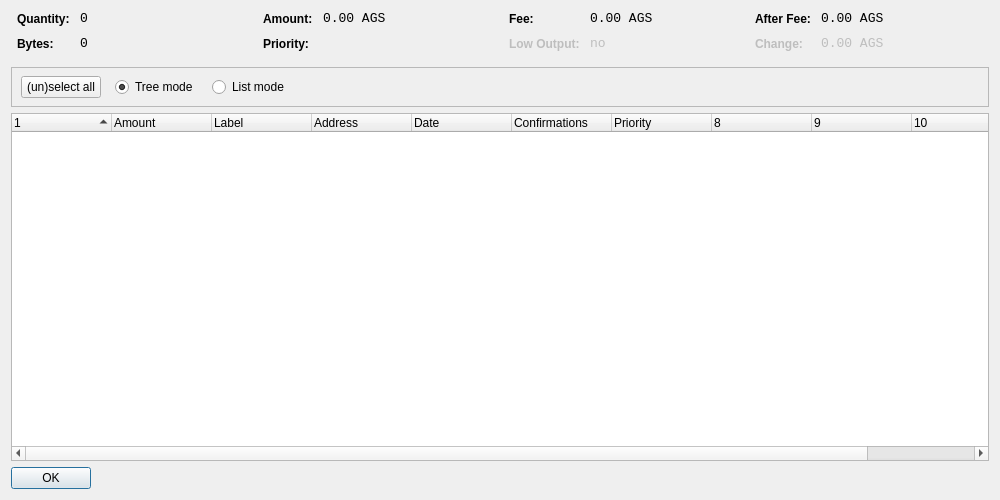
<?xml version="1.0" encoding="UTF-8"?>
<ui version="4.0">
 <class>CoinControlDialog</class>
 <widget class="QDialog" name="CoinControlDialog">
  <property name="geometry">
   <rect>
    <x>0</x>
    <y>0</y>
    <width>1000</width>
    <height>500</height>
   </rect>
  </property>
  <property name="windowTitle">
   <string>Coin Control</string>
  </property>
  <layout class="QVBoxLayout" name="verticalLayout">
   <item>
    <layout class="QHBoxLayout" name="horizontalLayoutTop" stretch="0,0,0,0">
     <property name="topMargin">
      <number>0</number>
     </property>
     <property name="bottomMargin">
      <number>10</number>
     </property>
     <item>
      <layout class="QFormLayout" name="formLayoutCoinControl1">
       <property name="horizontalSpacing">
        <number>10</number>
       </property>
       <property name="verticalSpacing">
        <number>10</number>
       </property>
       <property name="leftMargin">
        <number>6</number>
       </property>
       <property name="rightMargin">
        <number>6</number>
       </property>
       <item row="0" column="0">
        <widget class="QLabel" name="labelCoinControlQuantityText">
         <property name="styleSheet">
          <string notr="true">font-weight:bold;</string>
         </property>
         <property name="text">
          <string>Quantity:</string>
         </property>
        </widget>
       </item>
       <item row="0" column="1">
        <widget class="QLabel" name="labelCoinControlQuantity">
         <property name="font">
          <font>
           <family>Monospace</family>
           <pointsize>10</pointsize>
          </font>
         </property>
         <property name="cursor">
          <cursorShape>IBeamCursor</cursorShape>
         </property>
         <property name="contextMenuPolicy">
          <enum>Qt::ActionsContextMenu</enum>
         </property>
         <property name="text">
          <string notr="true">0</string>
         </property>
         <property name="textInteractionFlags">
          <set>Qt::LinksAccessibleByMouse|Qt::TextSelectableByKeyboard|Qt::TextSelectableByMouse</set>
         </property>
        </widget>
       </item>
       <item row="1" column="0">
        <widget class="QLabel" name="labelCoinControlBytesText">
         <property name="styleSheet">
          <string notr="true">font-weight:bold;</string>
         </property>
         <property name="text">
          <string>Bytes:</string>
         </property>
        </widget>
       </item>
       <item row="1" column="1">
        <widget class="QLabel" name="labelCoinControlBytes">
         <property name="font">
          <font>
           <family>Monospace</family>
           <pointsize>10</pointsize>
          </font>
         </property>
         <property name="cursor">
          <cursorShape>IBeamCursor</cursorShape>
         </property>
         <property name="contextMenuPolicy">
          <enum>Qt::ActionsContextMenu</enum>
         </property>
         <property name="text">
          <string notr="true">0</string>
         </property>
         <property name="textInteractionFlags">
          <set>Qt::LinksAccessibleByMouse|Qt::TextSelectableByKeyboard|Qt::TextSelectableByMouse</set>
         </property>
        </widget>
       </item>
      </layout>
     </item>
     <item>
      <layout class="QFormLayout" name="formLayoutCoinControl2">
       <property name="horizontalSpacing">
        <number>10</number>
       </property>
       <property name="verticalSpacing">
        <number>10</number>
       </property>
       <property name="leftMargin">
        <number>6</number>
       </property>
       <property name="rightMargin">
        <number>6</number>
       </property>
       <item row="0" column="0">
        <widget class="QLabel" name="labelCoinControlAmountText">
         <property name="styleSheet">
          <string notr="true">font-weight:bold;</string>
         </property>
         <property name="text">
          <string>Amount:</string>
         </property>
        </widget>
       </item>
       <item row="0" column="1">
        <widget class="QLabel" name="labelCoinControlAmount">
         <property name="font">
          <font>
           <family>Monospace</family>
           <pointsize>10</pointsize>
          </font>
         </property>
         <property name="cursor">
          <cursorShape>IBeamCursor</cursorShape>
         </property>
         <property name="contextMenuPolicy">
          <enum>Qt::ActionsContextMenu</enum>
         </property>
         <property name="text">
          <string notr="true">0.00 AGS</string>
         </property>
         <property name="textInteractionFlags">
          <set>Qt::LinksAccessibleByMouse|Qt::TextSelectableByKeyboard|Qt::TextSelectableByMouse</set>
         </property>
        </widget>
       </item>
       <item row="1" column="0">
        <widget class="QLabel" name="labelCoinControlPriorityText">
         <property name="styleSheet">
          <string notr="true">font-weight:bold;</string>
         </property>
         <property name="text">
          <string>Priority:</string>
         </property>
        </widget>
       </item>
       <item row="1" column="1">
        <widget class="QLabel" name="labelCoinControlPriority">
         <property name="font">
          <font>
           <family>Monospace</family>
           <pointsize>10</pointsize>
          </font>
         </property>
         <property name="cursor">
          <cursorShape>IBeamCursor</cursorShape>
         </property>
         <property name="contextMenuPolicy">
          <enum>Qt::ActionsContextMenu</enum>
         </property>
         <property name="text">
          <string/>
         </property>
         <property name="textInteractionFlags">
          <set>Qt::LinksAccessibleByMouse|Qt::TextSelectableByKeyboard|Qt::TextSelectableByMouse</set>
         </property>
        </widget>
       </item>
      </layout>
     </item>
     <item>
      <layout class="QFormLayout" name="formLayoutCoinControl3">
       <property name="horizontalSpacing">
        <number>10</number>
       </property>
       <property name="verticalSpacing">
        <number>10</number>
       </property>
       <property name="leftMargin">
        <number>6</number>
       </property>
       <property name="rightMargin">
        <number>6</number>
       </property>
       <item row="0" column="0">
        <widget class="QLabel" name="labelCoinControlFeeText">
         <property name="styleSheet">
          <string notr="true">font-weight:bold;</string>
         </property>
         <property name="text">
          <string>Fee:</string>
         </property>
        </widget>
       </item>
       <item row="0" column="1">
        <widget class="QLabel" name="labelCoinControlFee">
         <property name="font">
          <font>
           <family>Monospace</family>
           <pointsize>10</pointsize>
          </font>
         </property>
         <property name="cursor">
          <cursorShape>IBeamCursor</cursorShape>
         </property>
         <property name="contextMenuPolicy">
          <enum>Qt::ActionsContextMenu</enum>
         </property>
         <property name="text">
          <string notr="true">0.00 AGS</string>
         </property>
         <property name="textInteractionFlags">
          <set>Qt::LinksAccessibleByMouse|Qt::TextSelectableByKeyboard|Qt::TextSelectableByMouse</set>
         </property>
        </widget>
       </item>
       <item row="1" column="0">
        <widget class="QLabel" name="labelCoinControlLowOutputText">
         <property name="enabled">
          <bool>false</bool>
         </property>
         <property name="styleSheet">
          <string notr="true">font-weight:bold;</string>
         </property>
         <property name="text">
          <string>Low Output:</string>
         </property>
        </widget>
       </item>
       <item row="1" column="1">
        <widget class="QLabel" name="labelCoinControlLowOutput">
         <property name="enabled">
          <bool>false</bool>
         </property>
         <property name="font">
          <font>
           <family>Monospace</family>
           <pointsize>10</pointsize>
          </font>
         </property>
         <property name="cursor">
          <cursorShape>IBeamCursor</cursorShape>
         </property>
         <property name="contextMenuPolicy">
          <enum>Qt::ActionsContextMenu</enum>
         </property>
         <property name="text">
          <string notr="true">no</string>
         </property>
         <property name="textInteractionFlags">
          <set>Qt::LinksAccessibleByMouse|Qt::TextSelectableByKeyboard|Qt::TextSelectableByMouse</set>
         </property>
        </widget>
       </item>
      </layout>
     </item>
     <item>
      <layout class="QFormLayout" name="formLayoutCoinControl4">
       <property name="horizontalSpacing">
        <number>10</number>
       </property>
       <property name="verticalSpacing">
        <number>10</number>
       </property>
       <property name="leftMargin">
        <number>6</number>
       </property>
       <property name="rightMargin">
        <number>6</number>
       </property>
       <item row="0" column="0">
        <widget class="QLabel" name="labelCoinControlAfterFeeText">
         <property name="styleSheet">
          <string notr="true">font-weight:bold;</string>
         </property>
         <property name="text">
          <string>After Fee:</string>
         </property>
        </widget>
       </item>
       <item row="0" column="1">
        <widget class="QLabel" name="labelCoinControlAfterFee">
         <property name="font">
          <font>
           <family>Monospace</family>
           <pointsize>10</pointsize>
          </font>
         </property>
         <property name="cursor">
          <cursorShape>IBeamCursor</cursorShape>
         </property>
         <property name="contextMenuPolicy">
          <enum>Qt::ActionsContextMenu</enum>
         </property>
         <property name="text">
          <string notr="true">0.00 AGS</string>
         </property>
         <property name="textInteractionFlags">
          <set>Qt::LinksAccessibleByMouse|Qt::TextSelectableByKeyboard|Qt::TextSelectableByMouse</set>
         </property>
        </widget>
       </item>
       <item row="1" column="0">
        <widget class="QLabel" name="labelCoinControlChangeText">
         <property name="enabled">
          <bool>false</bool>
         </property>
         <property name="styleSheet">
          <string notr="true">font-weight:bold;</string>
         </property>
         <property name="text">
          <string>Change:</string>
         </property>
        </widget>
       </item>
       <item row="1" column="1">
        <widget class="QLabel" name="labelCoinControlChange">
         <property name="enabled">
          <bool>false</bool>
         </property>
         <property name="font">
          <font>
           <family>Monospace</family>
           <pointsize>10</pointsize>
          </font>
         </property>
         <property name="cursor">
          <cursorShape>IBeamCursor</cursorShape>
         </property>
         <property name="contextMenuPolicy">
          <enum>Qt::ActionsContextMenu</enum>
         </property>
         <property name="text">
          <string notr="true">0.00 AGS</string>
         </property>
         <property name="textInteractionFlags">
          <set>Qt::LinksAccessibleByMouse|Qt::TextSelectableByKeyboard|Qt::TextSelectableByMouse</set>
         </property>
        </widget>
       </item>
      </layout>
     </item>
    </layout>
   </item>
   <item>
    <widget class="QFrame" name="frame">
     <property name="minimumSize">
      <size>
       <width>0</width>
       <height>40</height>
      </size>
     </property>
     <property name="frameShape">
      <enum>QFrame::StyledPanel</enum>
     </property>
     <property name="frameShadow">
      <enum>QFrame::Sunken</enum>
     </property>
     <widget class="QWidget" name="horizontalLayoutWidget">
      <property name="geometry">
       <rect>
        <x>10</x>
        <y>0</y>
        <width>781</width>
        <height>41</height>
       </rect>
      </property>
      <layout class="QHBoxLayout" name="horizontalLayoutPanel" stretch="0,0,0,0,0">
       <property name="spacing">
        <number>14</number>
       </property>
       <item>
        <widget class="QPushButton" name="pushButtonSelectAll">
         <property name="sizePolicy">
          <sizepolicy hsizetype="Maximum" vsizetype="Fixed">
           <horstretch>0</horstretch>
           <verstretch>0</verstretch>
          </sizepolicy>
         </property>
         <property name="text">
          <string>(un)select all</string>
         </property>
        </widget>
       </item>
       <item>
        <widget class="QRadioButton" name="radioTreeMode">
         <property name="sizePolicy">
          <sizepolicy hsizetype="Maximum" vsizetype="Fixed">
           <horstretch>0</horstretch>
           <verstretch>0</verstretch>
          </sizepolicy>
         </property>
         <property name="text">
          <string>Tree mode</string>
         </property>
         <property name="checked">
          <bool>true</bool>
         </property>
        </widget>
       </item>
       <item>
        <widget class="QRadioButton" name="radioListMode">
         <property name="sizePolicy">
          <sizepolicy hsizetype="Maximum" vsizetype="Fixed">
           <horstretch>0</horstretch>
           <verstretch>0</verstretch>
          </sizepolicy>
         </property>
         <property name="text">
          <string>List mode</string>
         </property>
        </widget>
       </item>
       <item>
        <spacer name="horizontalSpacer">
         <property name="orientation">
          <enum>Qt::Horizontal</enum>
         </property>
         <property name="sizeHint" stdset="0">
          <size>
           <width>40</width>
           <height>20</height>
          </size>
         </property>
        </spacer>
       </item>
      </layout>
     </widget>
    </widget>
   </item>
   <item>
    <widget class="CoinControlTreeWidget" name="treeWidget">
     <property name="contextMenuPolicy">
      <enum>Qt::CustomContextMenu</enum>
     </property>
     <property name="sortingEnabled">
      <bool>false</bool>
     </property>
     <property name="columnCount">
      <number>11</number>
     </property>
     <attribute name="headerShowSortIndicator" stdset="0">
      <bool>true</bool>
     </attribute>
     <attribute name="headerStretchLastSection">
      <bool>false</bool>
     </attribute>
     <column>
      <property name="text">
       <string/>
      </property>
     </column>
     <column>
      <property name="text">
       <string>Amount</string>
      </property>
     </column>
     <column>
      <property name="text">
       <string>Label</string>
      </property>
     </column>
     <column>
      <property name="text">
       <string>Address</string>
      </property>
     </column>
     <column>
      <property name="text">
       <string>Date</string>
      </property>
     </column>
     <column>
      <property name="text">
       <string>Confirmations</string>
      </property>
      <property name="toolTip">
       <string>Confirmed</string>
      </property>
     </column>
     <column>
      <property name="text">
       <string>Priority</string>
      </property>
     </column>
     <column>
      <property name="text">
       <string/>
      </property>
     </column>
     <column>
      <property name="text">
       <string/>
      </property>
     </column>
     <column>
      <property name="text">
       <string/>
      </property>
     </column>
     <column>
      <property name="text">
       <string/>
      </property>
     </column>
    </widget>
   </item>
   <item>
    <widget class="QDialogButtonBox" name="buttonBox">
     <property name="sizePolicy">
      <sizepolicy hsizetype="Maximum" vsizetype="Fixed">
       <horstretch>0</horstretch>
       <verstretch>0</verstretch>
      </sizepolicy>
     </property>
     <property name="orientation">
      <enum>Qt::Horizontal</enum>
     </property>
     <property name="standardButtons">
      <set>QDialogButtonBox::Ok</set>
     </property>
    </widget>
   </item>
  </layout>
 </widget>
 <customwidgets>
  <customwidget>
   <class>CoinControlTreeWidget</class>
   <extends>QTreeWidget</extends>
   <header>coincontroltreewidget.h</header>
  </customwidget>
 </customwidgets>
 <resources/>
 <connections/>
</ui>
